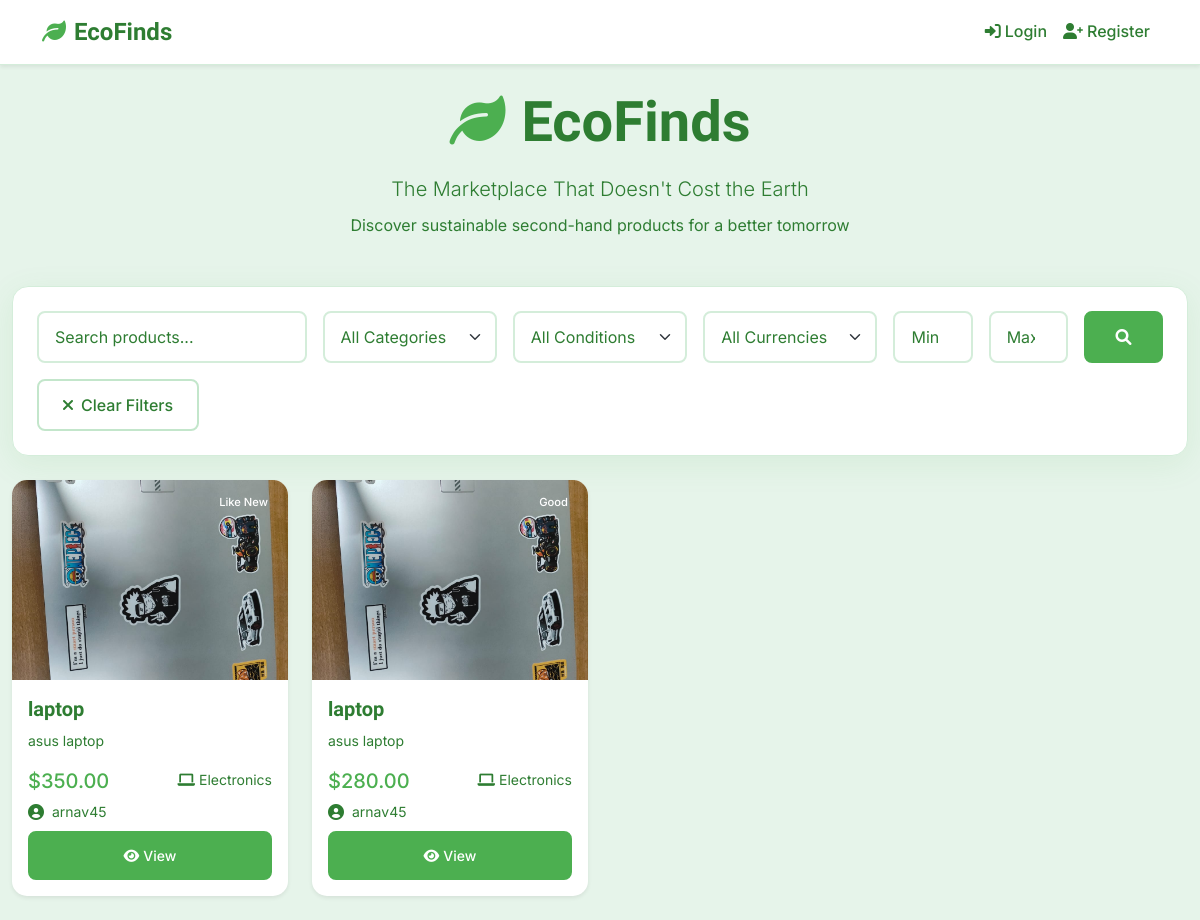
The page / on the database its author committed.
### products/models.py (models this page shows, shortened)
class Product(models.Model):
    CONDITION_CHOICES = [
        ('excellent', 'Like New'),
        ('good', 'Good'),
        ('fair', 'Average'),
        ('poor', 'Poor'),
    ]
    STATUS_CHOICES = [
        ('available', 'Available'),
        ('sold', 'Sold'),
        ('pending', 'Pending'),
        ('flagged', 'Flagged for Review'),
    ]
    CURRENCY_CHOICES = [
        ('USD', 'US Dollar ($)'),
        ('EUR', 'Euro (€)'),
        ('GBP', 'British Pound (£)'),
        ('INR', 'Indian Rupee (₹)'),
        ('CAD', 'Canadian Dollar (C$)'),
        ('AUD', 'Australian Dollar (A$)'),
        ('JPY', 'Japanese Yen (¥)'),
        ('CNY', 'Chinese Yuan (¥)'),
        ('BRL', 'Brazilian Real (R$)'),
        ('MXN', 'Mexican Peso ($)'),
    ]
    id = models.UUIDField(primary_key=True, default=uuid.uuid4, editable=False)
    title = models.CharField(max_length=200)
    description = models.TextField()
    category = models.ForeignKey(Category, on_delete=models.CASCADE, related_name='products')
    condition = models.CharField(max_length=20, choices=CONDITION_CHOICES, default='good')
    original_price = models.DecimalField(
        max_digits=10,
        decimal_places=2,
        null=True,
        blank=True,
        help_text="Original retail price for CO2 calculation"
    )
    price = models.DecimalField(max_digits=10, decimal_places=2, validators=[MinValueValidator(0.01)])
    currency = models.CharField(
        max_length=3,
        choices=CURRENCY_CHOICES,
        default='USD',
        help_text="Currency for the price"
    )
    is_smart_priced = models.BooleanField(default=False, help_text="Price calculated using smart pricing formula")
    image = models.ImageField(
        upload_to='products/',
        default='products/default_product.png',
        help_text="Product image (required)"
    )
    video = models.FileField(
        upload_to='products/videos/',
        default='products/videos/default_video.mp4',
        help_text="Product video (required)"
    )
    ai_verified = models.BooleanField(default=False, help_text="AI has verified this listing")
    fake_detection_score = models.FloatField(
        default=0.0,
        help_text="AI confidence score (0=fake, 1=real)"
    )
    manual_review_required = models.BooleanField(default=False)
    estimated_weight = models.DecimalField(
        max_digits=8,
        decimal_places=2,
        null=True,
        blank=True,
        help_text="Estimated weight in kg for CO2 calculation"
    )
    co2_saved = models.DecimalField(
        max_digits=10,
        decimal_places=2,
        default=0.00,
        help_text="CO2 saved by buying this instead of new (kg)"
    )
    sustainability_score = models.PositiveIntegerField(
        default=0,
        help_text="Sustainability score (0-100)"
    )
    seller = models.ForeignKey(User, on_delete=models.CASCADE, related_name='products')
    location = models.CharField(max_length=100, blank=True)
    status = models.CharField(max_length=20, choices=STATUS_CHOICES, default='available')
    views_count = models.PositiveIntegerField(default=0)
    likes_count = models.PositiveIntegerField(default=0)
    created_at = models.DateTimeField(auto_now_add=True)
    updated_at = models.DateTimeField(auto_now=True)
    expires_at = models.DateTimeField(
        null=True,
        blank=True,
        help_text="When this listing expires (optional)"
    )
    class Meta:
        ordering = ['-created_at']
        indexes = [
            models.Index(fields=['status', 'created_at']),
            models.Index(fields=['category', 'status']),
            models.Index(fields=['seller', 'status']),
        ]
    @property
    def formatted_price(self):
        currency_symbols = {
            'USD': '$',
            'EUR': '€',
            'GBP': '£',
            'INR': '₹',
            'CAD': 'C$',
            'AUD': 'A$',
            'JPY': '¥',
            'CNY': '¥',
            'BRL': 'R$',
            'MXN': '$',
        }
        symbol = currency_symbols.get(self.currency, '$')
        return f"{symbol}{self.price:.2f}"

class Category(models.Model):
    name = models.CharField(max_length=100, unique=True)
    description = models.TextField(blank=True)
    icon = models.CharField(max_length=50, default='fas fa-tag')  # FontAwesome icon class
    color = models.CharField(max_length=20, default='primary')
    avg_co2_per_kg = models.DecimalField(
        max_digits=10,
        decimal_places=2,
        default=0.00,
        help_text="Average CO2 emissions per kg for this category"
    )
    depreciation_rate = models.DecimalField(
        max_digits=3,
        decimal_places=2,
        default=0.20,
        help_text="Depreciation rate for smart pricing (0.0-1.0)"
    )
    created_at = models.DateTimeField(auto_now_add=True)
    class Meta:
        verbose_name_plural = "Categories"
        ordering = ['name']
    def __str__(self):
        return self.name

### accounts/models.py (models this page shows, shortened)
class User(AbstractUser):
    email = models.EmailField(unique=True)
    username = models.CharField(max_length=50, unique=True)
    first_name = models.CharField(max_length=30, blank=True)
    last_name = models.CharField(max_length=30, blank=True)
    bio = models.TextField(max_length=500, blank=True, help_text="Tell us about your sustainability journey")
    avatar = models.ImageField(upload_to='avatars/', blank=True, null=True)
    phone_number = models.CharField(max_length=15, blank=True)
    location = models.CharField(max_length=100, blank=True)
    eco_points = models.PositiveIntegerField(default=0, help_text="Points earned through sustainable actions")
    eco_level = models.CharField(
        max_length=20,
        choices=[
            ('apprentice', 'Eco Apprentice'),
            ('ninja', 'Eco Ninja'),
            ('legend', 'Eco Legend'),
        ],
        default='apprentice'
    )
    co2_saved = models.DecimalField(
        max_digits=10,
        decimal_places=2,
        default=0.00,
        help_text="Total CO2 saved in kg"
    )
    is_verified = models.BooleanField(default=False)
    trust_score = models.PositiveIntegerField(
        default=50,
        help_text="Trust score based on user behavior (0-100)"
    )
    language = models.CharField(max_length=10, default='en', help_text="Preferred language code")
    notifications_enabled = models.BooleanField(default=True)
    USERNAME_FIELD = 'email'  # Email will be used to log in
    REQUIRED_FIELDS = ['username']  # Username is still required

### products/views.py (the view)
# urls.py: path('', views.product_list, name='product_list'),
def product_list(request):
    products = Product.objects.filter(status='available').select_related('category', 'seller')
    search_form = ProductSearchForm(request.GET)
    if search_form.is_valid():
        search = search_form.cleaned_data.get('search')
        category = search_form.cleaned_data.get('category')
        condition = search_form.cleaned_data.get('condition')
        min_price = search_form.cleaned_data.get('min_price')
        max_price = search_form.cleaned_data.get('max_price')
        currency = search_form.cleaned_data.get('currency')
        if search:
            products = products.filter(
                Q(title__icontains=search) | Q(description__icontains=search)
            )
        if category:
            products = products.filter(category=category)
        if condition:
            products = products.filter(condition=condition)
        if currency:
            products = products.filter(currency=currency)
        if min_price:
            products = products.filter(price__gte=min_price)
        if max_price:
            products = products.filter(price__lte=max_price)
    paginator = Paginator(products, 12)  # 12 products per page
    page_number = request.GET.get('page')
    page_obj = paginator.get_page(page_number)
    categories = Category.objects.all()
    context = {
        'page_obj': page_obj,
        'search_form': search_form,
        'categories': categories,
    }
    return render(request, 'products/product_list.html', context)

### products/templates/products/product_list.html (shortened to what this page needs)
{% extends 'accounts/base.html' %}
{% block content %}
<div class="container-fluid mt-4">
    <div class="row mb-4">
        <div class="col-12">
            <div class="text-center">
                <h1 class="display-4 fw-bold mb-3">
                    <i class="fas fa-leaf text-success me-3"></i>EcoFinds
                </h1>
                <p class="lead mb-2">The Marketplace That Doesn't Cost the Earth</p>
                <p class="text-muted mb-4">Discover sustainable second-hand products for a better tomorrow</p>
            </div>
        </div>
    </div>
    <div class="row mb-4">
        <div class="col-12">
            <div class="auth-card p-4">
                <form method="get" class="row g-3">
                    <div class="col-md-3">
                        {{ search_form.search }}
                    </div>
                    <div class="col-md-2">
                        {{ search_form.category }}
                    </div>
                    <div class="col-md-2">
                        {{ search_form.condition }}
                    </div>
                    <div class="col-md-2">
                        {{ search_form.currency }}
                    </div>
                    <div class="col-md-1">
                        {{ search_form.min_price }}
                    </div>
                    <div class="col-md-1">
                        {{ search_form.max_price }}
                    </div>
                    <div class="col-md-1">
                        <button type="submit" class="btn btn-primary w-100">
                            <i class="fas fa-search"></i>
                        </button>
                    </div>
                    <div class="col-12">
                        <a href="{% url 'products:product_list' %}" class="btn btn-outline-secondary">
                            <i class="fas fa-times me-2"></i>Clear Filters
                        </a>
                    </div>
                </form>
            </div>
        </div>
    </div>
    <div class="row">
        {% if page_obj %}
            {% for product in page_obj %}
            <div class="col-lg-3 col-md-4 col-sm-6 mb-4">
                <div class="card h-100 shadow-sm product-card">
                    <div class="position-relative">
                        {% if product.image %}
                            <img src="{{ product.image.url }}" class="card-img-top" alt="{{ product.title }}" style="height: 200px; object-fit: cover;">
                        {% else %}
                            <div class="card-img-top bg-light d-flex align-items-center justify-content-center" style="height: 200px;">
                                <i class="fas fa-image fa-3x text-muted"></i>
                            </div>
                        {% endif %}
                        <div class="position-absolute top-0 end-0 m-2">
                            <span class="badge bg-{{ product.condition|default:'secondary' }}">
                                {{ product.get_condition_display }}
                            </span>
                        </div>
                    </div>
                    <div class="card-body d-flex flex-column">
                        <h5 class="card-title">{{ product.title|truncatechars:30 }}</h5>
                        <p class="card-text text-muted small">{{ product.description|truncatechars:60 }}</p>
                        <div class="mt-auto">
                            <div class="d-flex justify-content-between align-items-center mb-2">
                                <span class="h5 text-success mb-0">{{ product.formatted_price }}</span>
                                <small class="text-muted">
                                    <i class="{{ product.category.icon }} me-1"></i>{{ product.category.name }}
                                </small>
                            </div>
                            <div class="d-flex align-items-center mb-2">
                                {% if product.seller.avatar %}
                                    <img src="{{ product.seller.avatar.url }}" alt="{{ product.seller.username }}" class="avatar avatar-small me-2">
                                {% else %}
                                    <i class="fas fa-user-circle me-2 text-muted"></i>
                                {% endif %}
                                <small class="text-muted">{{ product.seller.username }}</small>
                            </div>
                            <div class="d-flex gap-2">
                                <a href="{% url 'products:product_detail' product.pk %}" class="btn btn-primary btn-sm flex-fill">
                                    <i class="fas fa-eye me-1"></i>View
                                </a>
                            </div>
                        </div>
                    </div>
                </div>
            </div>
            {% endfor %}
        {% endif %}
    </div>
</div>
{% endblock %}

### accounts/templates/accounts/base.html (shortened to what this page needs)
<!DOCTYPE html>
<html lang="en">
<head>
    <link href="https://cdn.jsdelivr.net/npm/bootstrap@5.1.3/dist/css/bootstrap.min.css" rel="stylesheet">
    <link href="https://cdnjs.cloudflare.com/ajax/libs/font-awesome/6.0.0/css/all.min.css" rel="stylesheet">
    {% load static %}
    <link href="{% static 'css/base.css' %}" rel="stylesheet">
</head>
<body>
    <nav class="navbar navbar-expand-lg navbar-light bg-white shadow-sm">
        <div class="container">
            <a class="navbar-brand" href="{% url 'products:product_list' %}">
                <i class="fas fa-leaf text-success me-2"></i>EcoFinds
            </a>
            <div class="navbar-nav ms-auto">
                {% if user.is_authenticated %}
                    <a class="nav-link d-flex align-items-center" href="{% url 'accounts:profile' %}">
                        {% if user.avatar %}
                            <img src="{{ user.avatar.url }}" alt="{{ user.username }}" class="avatar avatar-medium me-2">
                        {% else %}
                            <i class="fas fa-user-circle me-2" style="font-size: 24px;"></i>
                        {% endif %}
                        {{ user.username }}
                    </a>
                    <a class="nav-link" href="{% url 'accounts:logout' %}">
                        <i class="fas fa-sign-out-alt me-1"></i>Logout
                    </a>
                {% else %}
                    <a class="nav-link" href="{% url 'accounts:login' %}">
                        <i class="fas fa-sign-in-alt me-1"></i>Login
                    </a>
                    <a class="nav-link" href="{% url 'accounts:register' %}">
                        <i class="fas fa-user-plus me-1"></i>Register
                    </a>
                {% endif %}
            </div>
        </div>
    </nav>
    {% block content %}
    {% endblock %}
</body>
</html>

### rows shown on the page
Product: image (picture), condition "Like New", title "laptop", description "asus laptop", formatted_price "$350.00", category.name "Electronics", seller.username "arnav45"
Product: image (picture), condition "Good", title "laptop", description "asus laptop", formatted_price "$280.00", category.name "Electronics", seller.username "arnav45"
